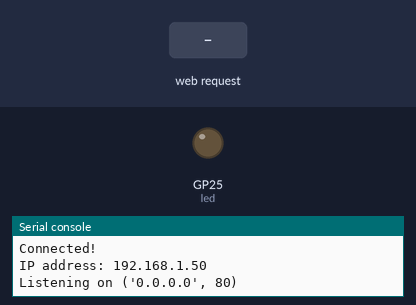
A program run on a simulated Raspberry Pi Pico running MicroPython. Parts: output pins drawn as LEDs (lit = HIGH), the last lines printed to the serial console. The test bench sets the inputs (shaded band). WiFi joins after 1.5 s.

Above: at 3.2 s.
3.3 s: HTTP request GET /on received
At 4.3 s:
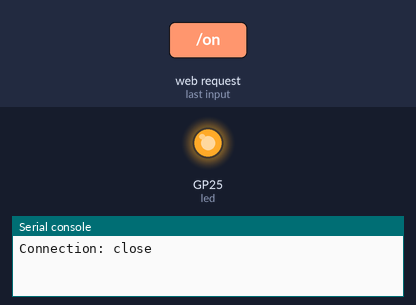
4.8 s: HTTP request GET /off received
At 5.4 s:
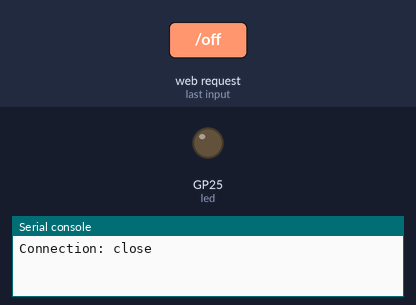
Timing chart, 0 to 7.8 s (numbered marks = the images above; inputs shaded):
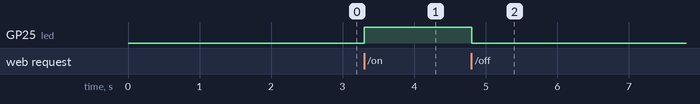

The program:

networkChat.py
```python
import network
import socket
from machine import Pin
import time

ssid = 'BTHub6-Q7CN'       # Replace with your Wi-Fi SSID
password = 'wg4Cm9ra6CR9'   # Replace with your Wi-Fi password

led = Pin("LED", Pin.OUT)

# Connect to Wi-Fi
wlan = network.WLAN(network.STA_IF)
wlan.active(True)
wlan.connect(ssid, password)

print("Connecting to Wi-Fi...")
while not wlan.isconnected():
    time.sleep(1)
    print("Waiting for connection...")

print("Connected!")
ip = wlan.ifconfig()[0]
print("IP address:", ip)

# Simple web server
def web_page():
    led_state = "ON" if led.value() else "OFF"
    html = f"""<!DOCTYPE html>
<html>
<head>
    <title>Pico W LED Control</title>
</head>
<body>
    <h1>Pico W LED is {led_state}</h1>
    <form action="/on" method="get"><button type="submit">Turn ON</button></form>
    <form action="/off" method="get"><button type="submit">Turn OFF</button></form>
</body>
</html>"""
    return html

addr = socket.getaddrinfo('0.0.0.0', 80)[0][-1]
s = socket.socket()
s.bind(addr)
s.listen(1)
print('Listening on', addr)

while True:
    cl, addr = s.accept()
    print('Client connected from', addr)
    request = cl.recv(1024).decode()
    print("Request:", request)
    if '/on' in request:
        led.value(1)
    elif '/off' in request:
        led.value(0)
    response = web_page()
    cl.send('HTTP/1.0 200 OK\r\nContent-type: text/html\r\n\r\n')
    cl.send(response)
    cl.close()
```

Measured:
- after the input at 3.3 s, GP25 (led): LOW → HIGH at once
- after the input at 4.8 s, GP25 (led): HIGH → LOW at once
